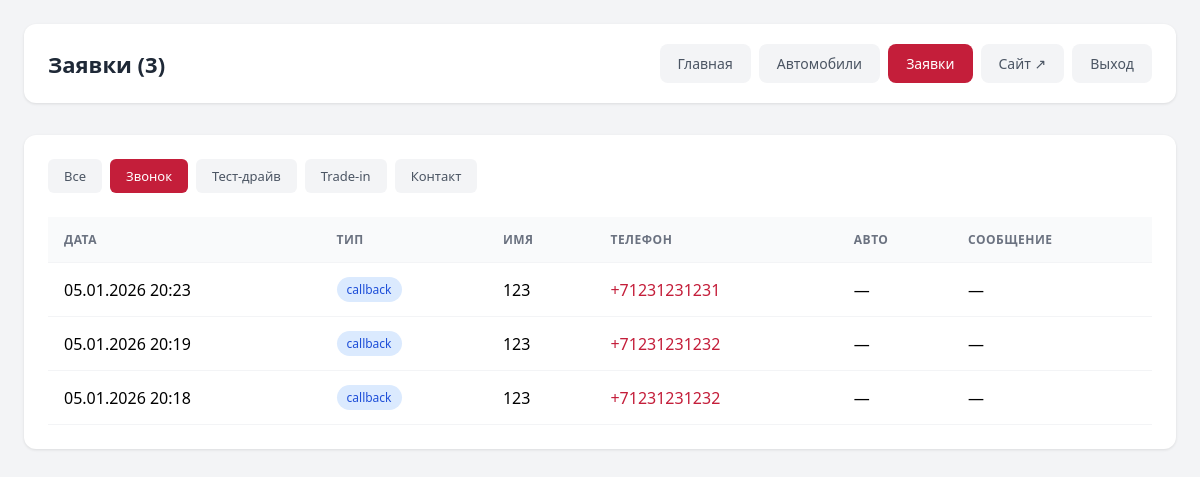
The page /admin/leads.php?filter=callback (signed in) on the database its author committed.
### tables this page shows
CREATE TABLE leads (
                id INTEGER PRIMARY KEY AUTOINCREMENT,
                name TEXT NOT NULL,
                phone TEXT NOT NULL,
                car TEXT,
                message TEXT,
                type TEXT DEFAULT 'callback',
                created_at DATETIME DEFAULT CURRENT_TIMESTAMP
            );

### src/config/functions.php (called while the page is built, shortened)
<?php
function getDB(): PDO {
    static $pdo = null;
    if ($pdo === null) {
        $pdo = new PDO('sqlite:' . DB_PATH);
        $pdo->setAttribute(PDO::ATTR_ERRMODE, PDO::ERRMODE_EXCEPTION);
        $pdo->setAttribute(PDO::ATTR_DEFAULT_FETCH_MODE, PDO::FETCH_ASSOC);
    }
    return $pdo;
}
function getLeads(?string $type = null): array {
    $pdo = getDB();
    if ($type) {
        $stmt = $pdo->prepare("SELECT * FROM leads WHERE type = ? ORDER BY created_at DESC");
        $stmt->execute([$type]);
    } else {
        $stmt = $pdo->query("SELECT * FROM leads ORDER BY created_at DESC");
    }
    return $stmt->fetchAll();
}
function e(string $str): string {
    return htmlspecialchars($str, ENT_QUOTES, 'UTF-8');
}

### public_html/admin/leads.php (the view, shortened to what this page needs)
<?php
require_once __DIR__ . '/../../src/config/functions.php';
$filter = $_GET['filter'] ?? null;
$leads = getLeads($filter);
?>
<!DOCTYPE html>
<html lang="ru">
<head>
</head>
<body>
    <div class="admin">
        <div class="header">
            <h1>Заявки (<?= count($leads) ?>)</h1>
            <nav class="nav">
                <a href="/admin/">Главная</a>
                <a href="/admin/cars.php">Автомобили</a>
                <a href="/admin/leads.php" class="active">Заявки</a>
                <a href="/" target="_blank">Сайт ↗</a>
                <a href="/admin/?logout">Выход</a>
            </nav>
        </div>
        <div class="card">
            <div class="filters">
                <a href="/admin/leads.php" class="<?= !$filter ? 'active' : '' ?>">Все</a>
                <a href="?filter=callback" class="<?= $filter === 'callback' ? 'active' : '' ?>">Звонок</a>
                <a href="?filter=testdrive" class="<?= $filter === 'testdrive' ? 'active' : '' ?>">Тест-драйв</a>
                <a href="?filter=tradein" class="<?= $filter === 'tradein' ? 'active' : '' ?>">Trade-in</a>
                <a href="?filter=contact" class="<?= $filter === 'contact' ? 'active' : '' ?>">Контакт</a>
            </div>
            <?php if (empty($leads)): ?>
                <div class="empty">Заявок пока нет</div>
            <?php else: ?>
            <table>
                <thead><tr><th>Дата</th><th>Тип</th><th>Имя</th><th>Телефон</th><th>Авто</th><th>Сообщение</th></tr></thead>
                <tbody>
                    <?php foreach ($leads as $l):
                        $badges = [
                            'callback' => 'badge-callback',
                            'testdrive' => 'badge-testdrive',
                            'tradein' => 'badge-tradein',
                            'contact' => 'badge-contact',
                            'credit' => 'badge-credit'
                        ];
                        $badge = $badges[$l['type']] ?? 'badge-callback';
                    ?>
                    <tr>
                        <td><?= date('d.m.Y H:i', strtotime($l['created_at'])) ?></td>
                        <td><span class="badge <?= $badge ?>"><?= e($l['type']) ?></span></td>
                        <td><?= e($l['name']) ?></td>
                        <td><a href="tel:<?= e($l['phone']) ?>"><?= e($l['phone']) ?></a></td>
                        <td><?= e($l['car'] ?: '—') ?></td>
                        <td><?= e($l['message'] ?: '—') ?></td>
                    </tr>
                    <?php endforeach; ?>
                </tbody>
            </table>
            <?php endif; ?>
        </div>
    </div>
</body>
</html>

### public_html/admin/leads.php (style rules this page uses)
* { box-sizing: border-box; margin: 0; padding: 0; }
body { font-family: system-ui, sans-serif; background: #f3f4f6; min-height: 100vh; }
a { color: inherit; text-decoration: none; }
.admin { max-width: 1400px; margin: 0 auto; padding: 24px; }
.header { display: flex; justify-content: space-between; align-items: center; margin-bottom: 32px; padding: 20px 24px; background: #fff; border-radius: 12px; box-shadow: 0 1px 3px rgba(0,0,0,.1); flex-wrap: wrap; gap: 16px; }
.header h1 { font-size: 22px; color: #1f2937; }
.nav { display: flex; gap: 8px; flex-wrap: wrap; }
.nav a { padding: 10px 18px; background: #f3f4f6; border-radius: 8px; font-size: 14px; font-weight: 500; color: #4b5563; transition: all .2s; }
.nav a.active { background: #c41e3a; color: #fff; }
.card { background: #fff; border-radius: 12px; box-shadow: 0 1px 3px rgba(0,0,0,.1); padding: 24px; }
.filters { display: flex; gap: 8px; margin-bottom: 24px; flex-wrap: wrap; }
.filters a { padding: 8px 16px; background: #f3f4f6; border-radius: 6px; font-size: 13px; font-weight: 500; color: #4b5563; }
.filters a.active { background: #c41e3a; color: #fff; }
table { width: 100%; border-collapse: collapse; }
th, td { padding: 14px 16px; text-align: left; border-bottom: 1px solid #f3f4f6; }
th { background: #f9fafb; font-size: 12px; font-weight: 600; color: #6b7280; text-transform: uppercase; letter-spacing: .5px; }
td a { color: #c41e3a; }
.badge { display: inline-block; padding: 4px 10px; border-radius: 20px; font-size: 12px; font-weight: 500; }
.badge-callback { background: #dbeafe; color: #1d4ed8; }

### rows shown on the page
leads: created_at "05.01.2026 20:23", type "callback", name "123", phone "+71231231231", car "—", message "—"
leads: created_at "05.01.2026 20:19", type "callback", name "123", phone "+71231231232", car "—", message "—"
leads: created_at "05.01.2026 20:18", type "callback", name "123", phone "+71231231232", car "—", message "—"

### other values the page prints
count($leads) "3"
